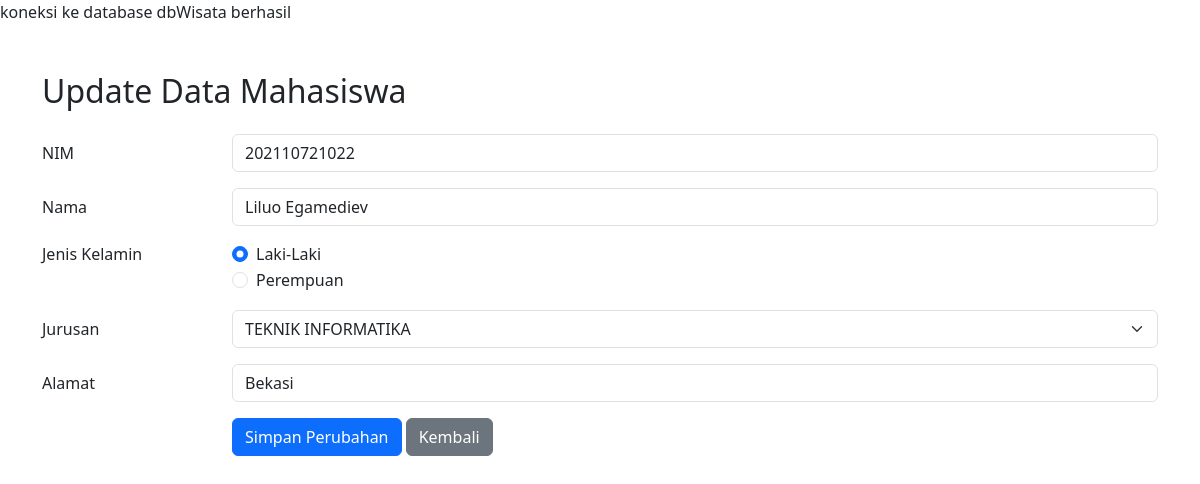
The page /update.php?id_mhs=8 on the database its author committed.
### tables this page shows
CREATE TABLE `db_mhs` (
  `nim` varchar(13) NOT NULL,
  `id_mhs` int(11) NOT NULL,
  `nama` varchar(40) NOT NULL,
  `jenis_kelamin` enum('P','L') NOT NULL,
  `jurusan` varchar(30) NOT NULL,
  `alamat` text NOT NULL
);

### update.php (the view, shortened to what this page needs)
<?php
include 'config.php';
$id = $_GET['id_mhs'];
$mahasiswa = mysqli_query($conn, "SELECT * from db_mhs where id_mhs='$id'");
$row = mysqli_fetch_array($mahasiswa);
$jurusan = array(
    'TEKNIK INFORMATIKA',
    'TEKNIK MESIN',
    'TEKNIK KIMIA'
);
function active_radio_button($value, $input)
{
    $result = $value == $input ? 'checked' : '';
    return $result;
}
?>
<!DOCTYPE html>
<html lang="en">
<head>
    <link rel="stylesheet" href="vendor/twbs/bootstrap/dist/css/bootstrap.min.css">
</head>
<body>
    <div class="container mt-5">
        <h2 class="mb-4">Update Data Mahasiswa</h2>
        <form action="method_update.php" method="post">
            <div class="mb-3 row">
                <label for="nim" class="col-sm-2 col-form-label">NIM</label>
                <div class="col-sm-10">
                    <input type="text" class="form-control" id="nim" name="nim" value="<?php echo  $row['nim']; ?>">
                </div>
            </div>
            <div class="mb-3 row">
                <label for="nama" class="col-sm-2 col-form-label">Nama</label>
                <div class="col-sm-10">
                    <input type="text" class="form-control" id="nama" name="nama" value="<?php echo  $row['nama']; ?>">
                </div>
            </div>
            <fieldset class="mb-3 row">
                <legend class="col-form-label col-sm-2 pt-0">Jenis Kelamin</legend>
                <div class="col-sm-10">
                    <div class="form-check">
                        <input class="form-check-input" type="radio" id="laki" name="jenis_kelamin" value="L" <?php echo active_radio_button("L", $row['jenis_kelamin']) ?> />
                        <label class="form-check-label" for="laki">
                            Laki-Laki
                        </label>
                    </div>
                    <div class="form-check">
                        <input class="form-check-input" type="radio" id="perempuan" name="jenis_kelamin" value="P" <?php echo active_radio_button("P", $row['jenis_kelamin']) ?> />
                        <label class="form-check-label" for="perempuan">
                            Perempuan
                        </label>
                    </div>
                </div>
            </fieldset>
            <div class="mb-3 row">
                <label for="jurusan" class="col-sm-2 col-form-label">Jurusan</label>
                <div class="col-sm-10">
                    <select class="form-select" id="jurusan" name="jurusan">
                        <?php
                        foreach ($jurusan as $j) {
                            echo "<option value='$j'" . ($j == $row['jurusan'] ? "selected" : "") . ">$j</option>";
                        }
                        ?>
                    </select>
                </div>
            </div>
            <div class="mb-3 row">
                <label for="alamat" class="col-sm-2 col-form-label">Alamat</label>
                <div class="col-sm-10">
                    <input type="text" class="form-control" id="alamat" name="alamat" value="<?php echo  $row['alamat']; ?>">
                </div>
            </div>
            <div class="mb-3 row">
                <div class="col-sm-10 offset-sm-2">
                    <button type="submit" class="btn btn-primary">Simpan Perubahan</button>
                    <a href="crud14.php" class="btn btn-secondary">Kembali</a>
                </div>
            </div>
        </form>
    </div>
</body>
</html>

### rows shown on the page
db_mhs: nim "202110721022", nama "Liluo Egamediev", jurusan "TEKNIK INFORMATIKA", alamat "Bekasi"

### other values the page prints
$database "dbWisata"
